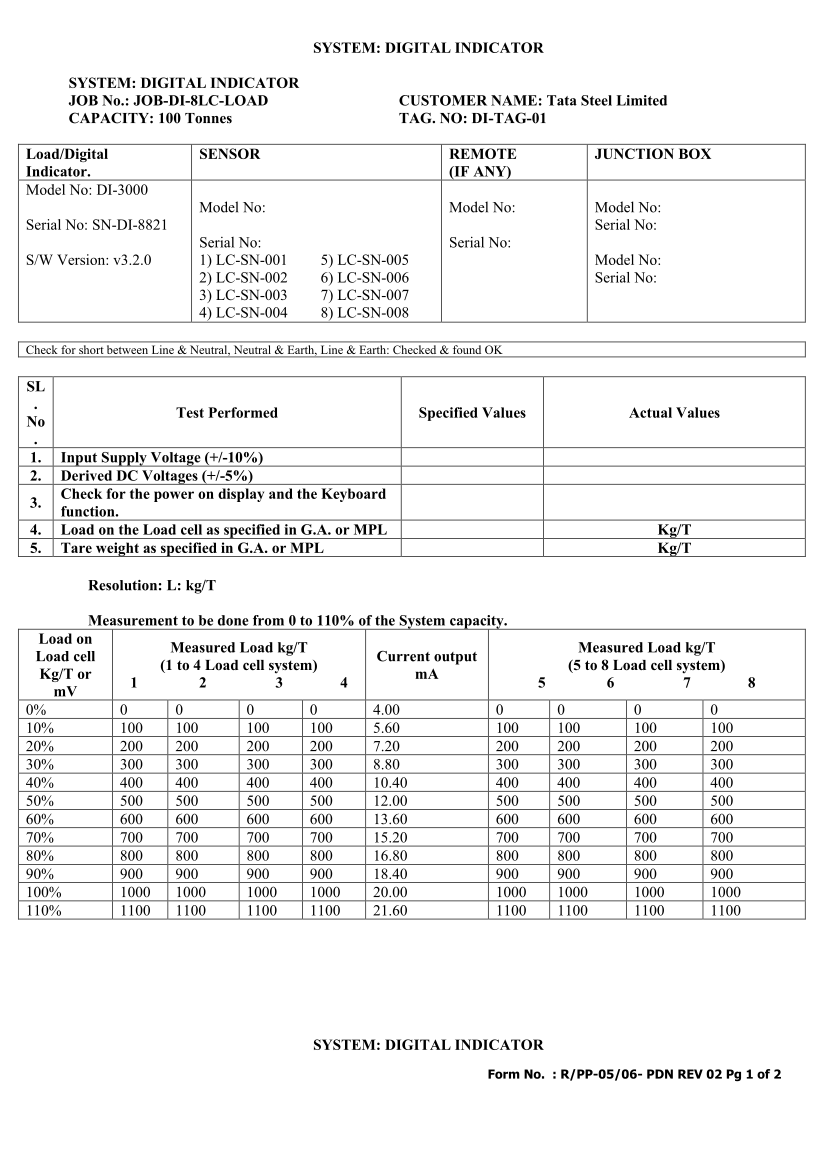

Python code for this plot:
import os
import sys
import docx
from docx.shared import Pt
from docx.oxml import parse_xml
from docx.oxml.ns import nsdecls, qn
import pymupdf as fitz

BASE_DIR = r"C:\Users\Admin\Desktop\PDN TEST REPORT"
sys.path.insert(0, BASE_DIR)
import report_generator_python as rg

test_data = {
    'report_type': 'digital_indicator',
    'job_no': 'JOB-DI-8LC-LOAD',
    'customer': 'Tata Steel Limited',
    'capacity': '100 Tonnes',
    'tag_no': 'DI-TAG-01',
    'di_model': 'DI-3000',
    'di_serial': 'SN-DI-8821',
    'sw_version': 'v3.2.0',
    'lc_model': 'LC-CZ50T',
    'lc_system': '8',
    'calib_mode': 'load',
    'current_output': 'yes',
    's1': 'LC-SN-001', 's2': 'LC-SN-002', 's3': 'LC-SN-003', 's4': 'LC-SN-004',
    's5': 'LC-SN-005', 's6': 'LC-SN-006', 's7': 'LC-SN-007', 's8': 'LC-SN-008',
    'remote_model': 'N/A', 'remote_serial': 'N/A',
    'jbox_model': 'JB-8P', 'jbox_serial': 'JB-SN-441',
    'grid_data': [[f"{i*10}%"] + [f"{i*100}" for _ in range(8)] + [f"{4+i*1.6:.2f}"] for i in range(12)]
}

test_docx = os.path.join(BASE_DIR, 'tests', 'test_di_fix_check.docx')
test_pdf = os.path.join(BASE_DIR, 'tests', 'test_di_fix_check.pdf')

# Generate raw docx from template
d = docx.Document(os.path.join(BASE_DIR, 'backend_docx_templates', 'PP-05_06 Digital Indicator - 8 LC Load.docx'))

# Header
for p in d.paragraphs:
    txt = p.text
    if 'SYSTEM' in txt:
        p.text = '        SYSTEM: DIGITAL INDICATOR'
        for r in p.runs: r.bold = True; r.font.size = Pt(11)
    elif 'JOB No.' in txt:
        rg.set_para_with_tab(p, '        JOB No.: JOB-DI-8LC-LOAD', 'CUSTOMER NAME: Tata Steel Limited', 5200, 11, bold=True)
    elif 'CAPACITY:' in txt:
        rg.set_para_with_tab(p, '        CAPACITY: 100 Tonnes', 'TAG. NO: DI-TAG-01', 5200, 11, bold=True)
    elif 'Resolution:' in txt:
        p.text = '\tResolution: L: kg/T'
        for r in p.runs: r.bold = True; r.font.size = Pt(11)

# T0
t0 = d.tables[0]
col_w = [2500, 3600, 2100, 3141]
for r in t0.rows:
    for c_i, w in enumerate(col_w):
        r.cells[c_i].width = int(w * 635)
        r.cells[c_i]._tc.tcPr.tcW.w = w
for c_i, w in enumerate(col_w):
    t0._tbl.tblGrid.gridCol_lst[c_i].set(qn('w:w'), str(w))

for r in t0.rows:
    for c in r.cells:
        for p in c.paragraphs:
            p.paragraph_format.space_before = Pt(0)
            p.paragraph_format.space_after = Pt(0)
            p.paragraph_format.line_spacing = 1.0
            for run in p.runs: run.font.size = Pt(11)

t0.cell(1, 0).text = 'Model No: DI-3000\n\nSerial No: SN-DI-8821\n\nS/W Version: v3.2.0'
for p in t0.cell(1, 0).paragraphs:
    p.paragraph_format.space_before = Pt(0); p.paragraph_format.space_after = Pt(0); p.paragraph_format.line_spacing = 1.0
    for r in p.runs: r.font.size = Pt(11)

c1 = t0.cell(1, 1)
pairs = [('LC-SN-001', 'LC-SN-005'), ('LC-SN-002', 'LC-SN-006'), ('LC-SN-003', 'LC-SN-007'), ('LC-SN-004', 'LC-SN-008')]
for idx, (va, vb) in enumerate(pairs):
    p = c1.paragraphs[4 + idx]
    p.text = f"{idx+1}) {va}\t{idx+5}) {vb}"
    pPr = p._p.get_or_add_pPr()
    for old_tabs in pPr.findall(qn('w:tabs')): pPr.remove(old_tabs)
    tabs_xml = parse_xml(f'<w:tabs {nsdecls("w")}><w:tab w:val="left" w:pos="1750"/></w:tabs>')
    pPr.append(tabs_xml)
    p.paragraph_format.space_before = Pt(0); p.paragraph_format.space_after = Pt(0); p.paragraph_format.line_spacing = 1.0
    for r in p.runs: r.font.size = Pt(11)

# T1
t1 = d.tables[1]
t1.cell(0, 0).text = 'Check for short between Line & Neutral, Neutral & Earth, Line & Earth: Checked & found OK'
for p in t1.cell(0, 0).paragraphs:
    for r in p.runs: r.font.size = Pt(9)

# T2
t2 = d.tables[2]
for r in t2.rows:
    for c in r.cells:
        for p in c.paragraphs:
            p.paragraph_format.space_before = Pt(0); p.paragraph_format.space_after = Pt(0); p.paragraph_format.line_spacing = 1.0
            for r in p.runs: r.font.size = Pt(11)

# T3
t3 = d.tables[3]
grid_data = test_data['grid_data']
for r_idx in range(1, 13):
    row_cells = t3.rows[r_idx].cells
    row_arr = grid_data[r_idx - 1]
    row_cells[0].text = row_arr[0]
    for c_lc in range(1, 5): row_cells[c_lc].text = row_arr[c_lc]
    row_cells[5].text = row_arr[9]
    for c_extra in range(6, 10): row_cells[c_extra].text = row_arr[c_extra - 1]

for r in t3.rows:
    for c in r.cells:
        for p in c.paragraphs:
            p.paragraph_format.space_before = Pt(0); p.paragraph_format.space_after = Pt(0); p.paragraph_format.line_spacing = 1.0
            for r in p.runs: r.font.size = Pt(11)

# T4, T5
for t in d.tables[4:]:
    for r in t.rows:
        for c in r.cells:
            for p in c.paragraphs:
                for r in p.runs: r.font.size = Pt(11)

# Remove empty paragraphs before routine test record
paras_to_remove = []
for i, p in enumerate(d.paragraphs):
    if 'ROUTINE TEST RECORD' in p.text and i > 0:
        p.paragraph_format.page_break_before = True
        for k in range(i - 1, -1, -1):
            if not d.paragraphs[k].text.strip():
                paras_to_remove.append(d.paragraphs[k])
        break

empty_before_inst = []
for i, p in enumerate(d.paragraphs):
    if 'Instrument Used' in p.text:
        for k in range(i - 1, -1, -1):
            if not d.paragraphs[k].text.strip():
                empty_before_inst.append(d.paragraphs[k])
                if len(empty_before_inst) >= 6: break
        break

for p in paras_to_remove + empty_before_inst:
    try: p._p.getparent().remove(p._p)
    except Exception: pass

d.save(test_docx)
rg.convert_docx_to_pdf(test_docx, test_pdf)
doc = fitz.open(test_pdf)
print('DI 8LC page count:', len(doc))
